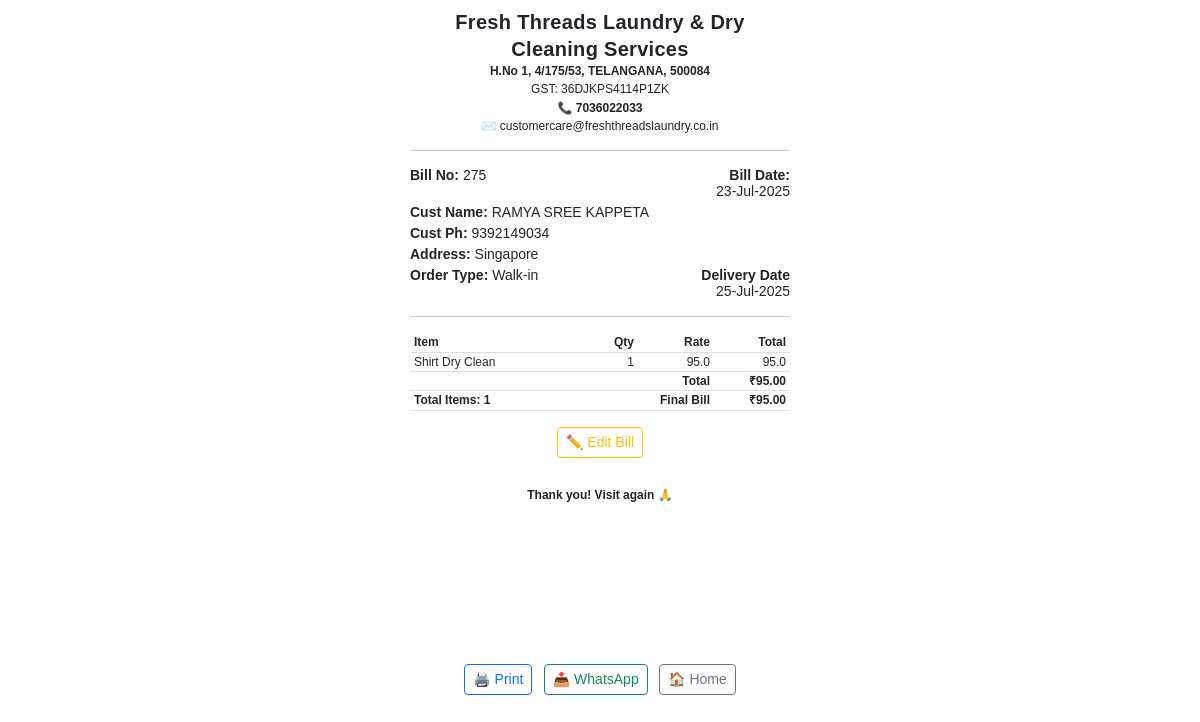
The page /bill/275 on the database its author committed.
### tables this page shows
CREATE TABLE bills (
    id INTEGER PRIMARY KEY AUTOINCREMENT,
    customer_id INTEGER NOT NULL,
    date TEXT DEFAULT CURRENT_TIMESTAMP,
    total REAL,
    pickup_date TEXT,
    pickup_time TEXT,
    delivery_date TEXT,
    dropoff_time TEXT,
    pickup_address TEXT, order_type TEXT DEFAULT 'Walk-in', discount_type TEXT DEFAULT 'Amount', discount_value REAL DEFAULT 0, advance_paid REAL DEFAULT 0, balance_amount REAL DEFAULT 0, void INTEGER DEFAULT 0,
    FOREIGN KEY (customer_id) REFERENCES customers(id)
);

CREATE TABLE customers (
    id INTEGER PRIMARY KEY AUTOINCREMENT,
    name TEXT NOT NULL,
    phone TEXT NOT NULL UNIQUE,
    email_address TEXT,
    address TEXT,
    customer_type TEXT
);

CREATE TABLE bill_items (
    id INTEGER PRIMARY KEY AUTOINCREMENT,
    bill_id INTEGER NOT NULL,
    service_id INTEGER,
    service_name TEXT NOT NULL,
    qty REAL NOT NULL,  -- ✅ now allows decimals
    rate REAL NOT NULL,
    total REAL NOT NULL, items INTEGER DEFAULT 1,
    FOREIGN KEY (bill_id) REFERENCES bills(id),
    FOREIGN KEY (service_id) REFERENCES services(id)
);

### app.py (the view)
@app.route("/bill/<int:bill_id>")
def bill_view(bill_id):
    conn = sqlite3.connect(DB_PATH)
    conn.row_factory = sqlite3.Row
    cur = conn.cursor()
    cur.execute("""
        SELECT b.*, c.name AS customer_name, c.phone AS customer_phone
        FROM bills b
        JOIN customers c ON b.customer_id = c.id
        WHERE b.id = ?
    """, (bill_id,))
    row = cur.fetchone()
    cur.execute("SELECT * FROM bill_items WHERE bill_id = ?", (bill_id,))
    items = cur.fetchall()
    conn.close()
    if row is None:
        abort(404)
    bill = dict(row)
    try:
        dt = datetime.strptime(bill['date'], "%Y-%m-%d %H:%M:%S")
        bill['formatted_date'] = dt.strftime("%d-%b-%Y")
    except Exception:
        bill['formatted_date'] = bill['date']
    try:
        dt1 = datetime.strptime(bill['delivery_date'], "%Y-%m-%d")
        bill['formatted_due_date'] = dt1.strftime("%d-%b-%Y")
    except Exception:
        bill['formatted_due_date'] = bill['delivery_date']
    subtotal = sum(float(item['qty']) * float(item['rate']) for item in items)
    discount_value = float(bill['discount_value']) if bill.get('discount_value') else 0.0
    if bill.get('discount_type') == "%":
        discount_amount = subtotal * discount_value / 100
    else:
        discount_amount = discount_value
    final_total = subtotal - discount_amount
    qr_filename = f"qr_{bill_id}.png"
    qr_path = os.path.join("static/qr", qr_filename)
    generate_upi_qr("freshthreads0549@iob", "Fresh Threads Laundry", final_total, qr_path)
    conn = sqlite3.connect(DB_PATH)
    conn.row_factory = sqlite3.Row
    cur = conn.cursor()
    cur.execute("SELECT payment_status FROM bill_status WHERE bill_id = ?", (bill_id,))
    status = cur.fetchone()
    conn.close()
    bill["is_paid"] = status and status["payment_status"] == "Paid"
    return render_template(
        "invoice.html",
        bill=bill,
        items=items,
        qr_image=qr_filename,
        subtotal=subtotal,
        discount_amount=discount_amount,
        final_total=final_total,
    )

### app.py (called while the page is built)
def generate_upi_qr(upi_id, name, amount, qr_path):
    upi_url = f"upi://pay?pa={upi_id}&pn={name}&am={amount:.2f}&cu=INR"
    img = qrcode.make(upi_url)
    img.save(qr_path)

### templates/invoice.html (shortened to what this page needs)
<!DOCTYPE html>
<html>
<head>
    <link rel="stylesheet" href="https://cdn.jsdelivr.net/npm/bootstrap@5.3.0/dist/css/bootstrap.min.css">
</head>
<body>
    <div class="invoice-box">
        <div class="centered">
            <h2 class="shop-name">Fresh Threads Laundry & Dry</h2>
            <h2 class="shop-name">Cleaning Services</h2>
            <p class="mb-1"><strong>H.No 1, 4/175/53, TELANGANA, 500084</strong></p>
            <p class="mb-1">GST: 36DJKPS4114P1ZK</p>
            <p class="mb-1"><strong>📞 7036022033</strong></p>
            <p class="mb-1">✉️ customercare@freshthreadslaundry.co.in</p>
            <hr>
        </div>
        <div class="container px-0" style="font-size: 14px;">
            <div class="row mb-1">
                <div class="col-6"><strong>Bill No:</strong> {{ bill.id }}</div>
                <div class="col-6 text-end">
                    <div><strong>Bill Date:</strong></div>
                    <div>{{ bill.formatted_date }}</div>
                </div>
            </div>
            <div class="row mb-1">
                <div class="col-12"><strong>Cust Name:</strong> {{ bill.customer_name }}</div>
            </div>
            <div class="row mb-1">
                <div class="col-12"><strong>Cust Ph:</strong> {{ bill.customer_phone }}</div>
            </div>
            <div class="row mb-1">
                <div class="col-12"><strong>Address:</strong> {{ bill.pickup_address }}</div>
            </div>
            <div class="row mb-1">
                <div class="col-6"><strong>Order Type:</strong> {{ bill.order_type }}</div>
                <div class="col-6 text-end">
                    <div><strong>Delivery Date</strong></div>
                    <div>{{ bill.formatted_due_date }}</div>
                </div>
            </div>
        </div>
        <hr>
        <table class="table table-sm">
            <thead>
                <tr>
            <th style="width: 45%;">Item</th>
            <th class="text-right" style="width: 15%; white-space: nowrap;">Qty</th>
            <th class="text-right" style="width: 20%; white-space: nowrap;">Rate</th>
            <th class="text-right" style="width: 20%; white-space: nowrap;">Total</th>
                </tr>
            </thead>
            <tbody>
                {% for item in items %}
                <tr>
                    <td>{{ item.service_name }}</td>
                    <td class="text-right">{{ item.items }}</td>
<td class="text-right">{{ item.rate }}</td>
<td class="text-right">{{ item.total }}</td>
                </tr>
                {% endfor %}
            </tbody>
            <tfoot>
                <tr>
                    <td colspan="3" style="text-align: right;">Total</td>
                    <td style="text-align: right; white-space: nowrap;">₹{{ "%.2f"|format(subtotal) }}</td>
                </tr>
     <tr>
        <td colspan="2" style="font-weight: bold;">Total Items: {{ items | map(attribute='items') | sum }}</td>
        <td style="text-align: right;"><strong>Final Bill</strong></td>
        <td style="text-align: right; white-space: nowrap;"><strong>₹{{ "%.2f"|format(final_total) }}</strong></td>
    </tr>
            </tfoot>
        </table>
        {% if not bill.is_paid %}
<div class="text-center mt-2 screen-only">
    <a href="{{ url_for('edit_bill', bill_id=bill.id) }}" class="btn btn-sm btn-outline-warning">✏️ Edit Bill</a>
</div>
{% endif %}
 <div class="text-center mt-4">
    <p><strong>Thank you! Visit again 🙏</strong></p>
    <br><br><br><br><br><br><br><br><br>
</div>
<div class="screen-only text-center mt-3">
    <button id="printOnly" class="btn btn-sm btn-outline-primary">🖨️ Print</button>
    <button id="whatsappOnly" class="btn btn-sm btn-outline-success ms-2">📤 WhatsApp</button>
    <a href="/billing" class="btn btn-sm btn-outline-secondary ms-2">🏠 Home</a>
</div>
    </div>
</body>
</html>

### templates/invoice.html (style rules this page uses)
body { font-family: Arial, sans-serif; background: #fff; font-size: 12px; line-height: 1.2; }
.invoice-box { max-width: 400px; margin: auto; padding: 10px; font-size: 12px; }
.centered { text-align: center; }
.mb-1 { margin-bottom: 5px; }
.table td, .table th { padding: 2px 4px; vertical-align: top; font-size: 12px; white-space: nowrap; }
.table thead th { border-bottom: 1px solid #ddd; }
.table tfoot td { font-weight: bold; }
.shop-name { font-size: 20px !important; font-weight: 800 !important; margin-bottom: 3px; font-family: Arial, sans-serif; letter-spacing: 0.3px; }
.text-right { text-align: right; }

### rows shown on the page
bills: id "275", pickup_address "Singapore", order_type "Walk-in"
customers: customer_name "RAMYA SREE KAPPETA", customer_phone "9392149034"
bill_items: service_name "Shirt Dry Clean", items "1", rate "95.0", total "95.0"

### other values the page prints
{{ bill.formatted_date }} "23-Jul-2025"
{{ bill.formatted_due_date }} "25-Jul-2025"
{{ "%.2f"|format(subtotal) }} "95.00"
{{ items | map(attribute='items') | sum }} "1"
{{ "%.2f"|format(final_total) }} "95.00"
